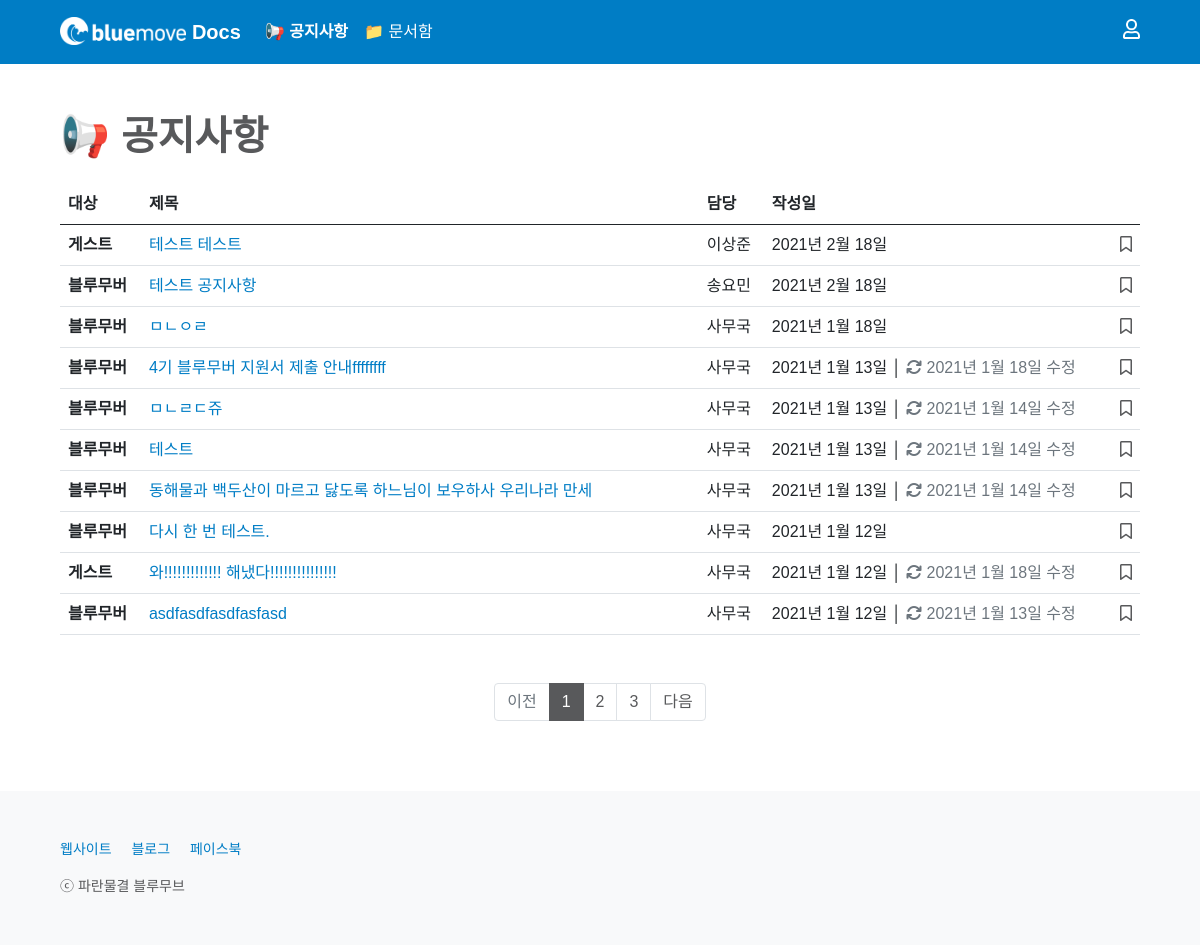
The page /notice/ on the database its author committed.
### notice/models.py (models this page shows, shortened)
class Notice(models.Model):
    CATEGORY_CHOICES = {
        ('bluemover', '블루무버'),
        ('guest', '게스트'),
    }
    title = models.CharField(max_length = 50)
    writer = models.ForeignKey(User, on_delete=models.CASCADE)
    category = models.CharField(max_length = 50, choices = CATEGORY_CHOICES)
    content = RichTextField()
    image = models.ImageField(upload_to='images/', null=True, blank=True)
    created_at = models.DateField(auto_now_add = True)
    updated_at = models.DateField(auto_now = True)
    favorite_user_set = models.ManyToManyField(User, blank=True, related_name="favorite_user_set", through="Favorite")

### notice/views.py (the view)
# urls.py: path('', main, name='main'),
def main(request):
    if request.user.is_authenticated:
        profile = Profile.objects.get(user=request.user)
        if not profile.info_update_flag == True:
            return redirect('users:write_info', request.user.id)
        else:
            None
    else:
        None
    all_notices = Notice.objects.all().order_by('-id')
    page = request.GET.get('page', 1)
    paginator = Paginator(all_notices, 10)
    try:
        all_notices = paginator.page(page)
    except PageNotAnInteger:
        all_notices = paginator.page(1)
    except EmptyPage:
        all_notices = paginator.page(paginator.num_pages)
    return render(request, 'notice/main.html', {'all_notices': all_notices})

### notice/templates/notice/main.html (shortened to what this page needs)
{% extends 'base.html' %}
{% block content %}
{% include 'shared/_navbar4notice.html' %}
<main class="px-2 px-md-5">
    <div class="container-md mt-5">
        <h1 class="mb-4" style="font-weight: 600; color: #58595B;">📢 공지사항</h1>
        {% include 'shared/_noticetable.html' %}
    </div>
</main>
{% endblock %}

### home/templates/shared/_noticetable.html (shortened to what this page needs)
<div class="table-responsive" id="noticetable-table">
    <table class="table">
        <thead>
            <tr>
                <th scope="col">대상</th>
                <th scope="col">제목</th>
                <th scope="col">담당</th>
                <th scope="col">작성일</th>
                <th class="text-end" scope="col"></th>
            </tr>
        </thead>
        <tbody>
            {% for notice in all_notices %}
            <tr>
                <th scope="row">
                    {% if notice.category == 'bluemover' %}
                    블루무버
                {% elif notice.category == 'guest' %}
                    게스트
                {% else %}
                    알 수 없음
                {% endif %}
                </th>
                <td><a href="{% url 'notice:read' notice.id %}{{ request.get_full_path|cut:request.path }}" style="word-break: break-word; overflow: hidden; text-overflow: ellipsis; width: 500px; display: -webkit-box; -webkit-line-clamp: 1; -webkit-box-orient: vertical;">{{ notice.title }}</a></td>
                <td>
                    {{ notice.writer.last_name }}{{ notice.writer.first_name }}
                </td>
                <td>
                    {% if notice.created_at == notice.updated_at %}
                    {{ notice.created_at }}
                    {% else %}
                    {{ notice.created_at }} │ <span style="color: #6C757D;"><i class="fas fa-sync"></i> {{ notice.updated_at }} 수정</span>
                    {% endif %}
                </td>
                <td>
                    {% if user.is_authenticated %}
                    <div class="text-end">
                        {% if not request.path == '/notice/' %}
                        <a class="bookmark" href="{% url 'notice:notice_favorite' notice.id %}?next={{ request.get_full_path }}#noticeTablePosition">
                        {% else %}
                        <a class="bookmark" href="{% url 'notice:notice_favorite' notice.id %}?next={{ request.get_full_path }}">
                        {% endif %}
                            {% if user in notice.favorite_user_set.all %}
                            <i class="fas fa-bookmark"></i>
                            {% else %}
                            <i class="far fa-bookmark"></i>
                            {% endif %}
                        </a>
                    </div>
                    {% else %}
                    <div class="text-end">
                        <a type="button" class="bookmark" data-bs-toggle="modal" data-bs-target="#tableloginModal">
                            <i class="far fa-bookmark"></i>
                        </a>
                    </div>
                    {% endif %}
                </td>
            </tr>
            {% empty %}
            <tr>
                <td colspan="5">
                    <div class="text-center"><br><h2 style="color: #CCCCCC; font-weight: 600;"><i class="far fa-folder-open"></i> 비어 있어요!</h2><p class="mb-4">공지사항이 없습니다.</p></div>
                </td>
            </tr>
            {% endfor %}
        </tbody>
    </table>
    {% if all_notices.has_other_pages %}
    <div class="container-md mt-5 p-0">
        <nav aria-label="notice_pagination" style="background-color: transparent;">
            <ul class="pagination justify-content-center m-0">
                {% if all_notices.has_previous %}
                <li class="page-item">
                    {% if not request.path == '/notice/' %}
                    <a class="page-link" href="?page={{ all_notices.previous_page_number }}#noticeTablePosition">이전</a>
                    {% else %}
                    <a class="page-link" href="?page={{ all_notices.previous_page_number }}">이전</a>
                    {% endif %}
                </li>
                {% else %}
                <li class="page-item disabled">
                    <span class="page-link">이전</span>
                </li>
                {% endif %}
                {% for i in all_notices.paginator.page_range %}
                    {% if all_notices.number == i %}
                    <li class="page-item active" aria-current="page">
                        <span class="page-link">{{ i }}</span>
                    </li>
                    {% else %}
                        {% if not request.path == '/notice/' %}
                        <li class="page-item"><a class="page-link" href="?page={{ i }}#noticeTablePosition">{{ i }}</a></li>
                        {% else %}
                        <li class="page-item"><a class="page-link" href="?page={{ i }}">{{ i }}</a></li>
                        {% endif %}
                    {% endif %}
                {% endfor %}
                {% if all_notices.has_next %}
                <li class="page-item">
                    {% if not request.path == '/notice/' %}
                    <a class="page-link" href="?page={{ all_notices.next_page_number }}#noticeTablePosition">다음</a>
                    {% else %}
                    <a class="page-link" href="?page={{ all_notices.next_page_number }}">다음</a>
                    {% endif %}
                </li>
                {% else %}
                <li class="page-item disabled">
                    <span class="page-link">다음</span>
                </li>
                {% endif %}
            </ul>
        </nav>
    </div>
    {% endif %}
</div>

### home/templates/base.html (style rules this page uses)
body { min-height: 100vh; display: flex; flex-direction: column; }
main { flex: 1; }
a { color: #007DC5; text-decoration: none; }
.bookmark { color: #58595B; font-weight: 300; text-decoration: none; }
nav { background-color: #007DC5; }
.page-link { color: #58595B; }
.page-item.active .page-link { background-color: #58595B; border-color: #58595B; }

### rows shown on the page
Notice: category "게스트", title "테스트 테스트", writer.last_name "이", writer.first_name "상준", created_at "2021년 2월 18일"
Notice: category "블루무버", title "테스트 공지사항", writer.last_name "송", writer.first_name "요민", created_at "2021년 2월 18일"
Notice: category "블루무버", title "ㅁㄴㅇㄹ", writer.last_name "사", writer.first_name "무국", created_at "2021년 1월 18일"
Notice: category "블루무버", title "4기 블루무버 지원서 제출 안내ffffffff", writer.last_name "사", writer.first_name "무국", created_at "2021년 1월 13일", updated_at "2021년 1월 18일"
Notice: category "블루무버", title "ㅁㄴㄹㄷ쥬", writer.last_name "사", writer.first_name "무국", created_at "2021년 1월 13일", updated_at "2021년 1월 14일"
Notice: category "블루무버", title "테스트", writer.last_name "사", writer.first_name "무국", created_at "2021년 1월 13일", updated_at "2021년 1월 14일"
Notice: category "블루무버", title "동해물과 백두산이 마르고 닳도록 하느님이 보우하사 우리나라 만세", writer.last_name "사", writer.first_name "무국", created_at "2021년 1월 13일", updated_at "2021년 1월 14일"
Notice: category "블루무버", title "다시 한 번 테스트.", writer.last_name "사", writer.first_name "무국", created_at "2021년 1월 12일"
Notice: category "게스트", title "와!!!!!!!!!!!!! 해냈다!!!!!!!!!!!!!!!", writer.last_name "사", writer.first_name "무국", created_at "2021년 1월 12일", updated_at "2021년 1월 18일"
Notice: category "블루무버", title "asdfasdfasdfasfasd", writer.last_name "사", writer.first_name "무국", created_at "2021년 1월 12일", updated_at "2021년 1월 13일"

### other values the page prints
{{ i }} "1"
{{ i }} "2" "3"
